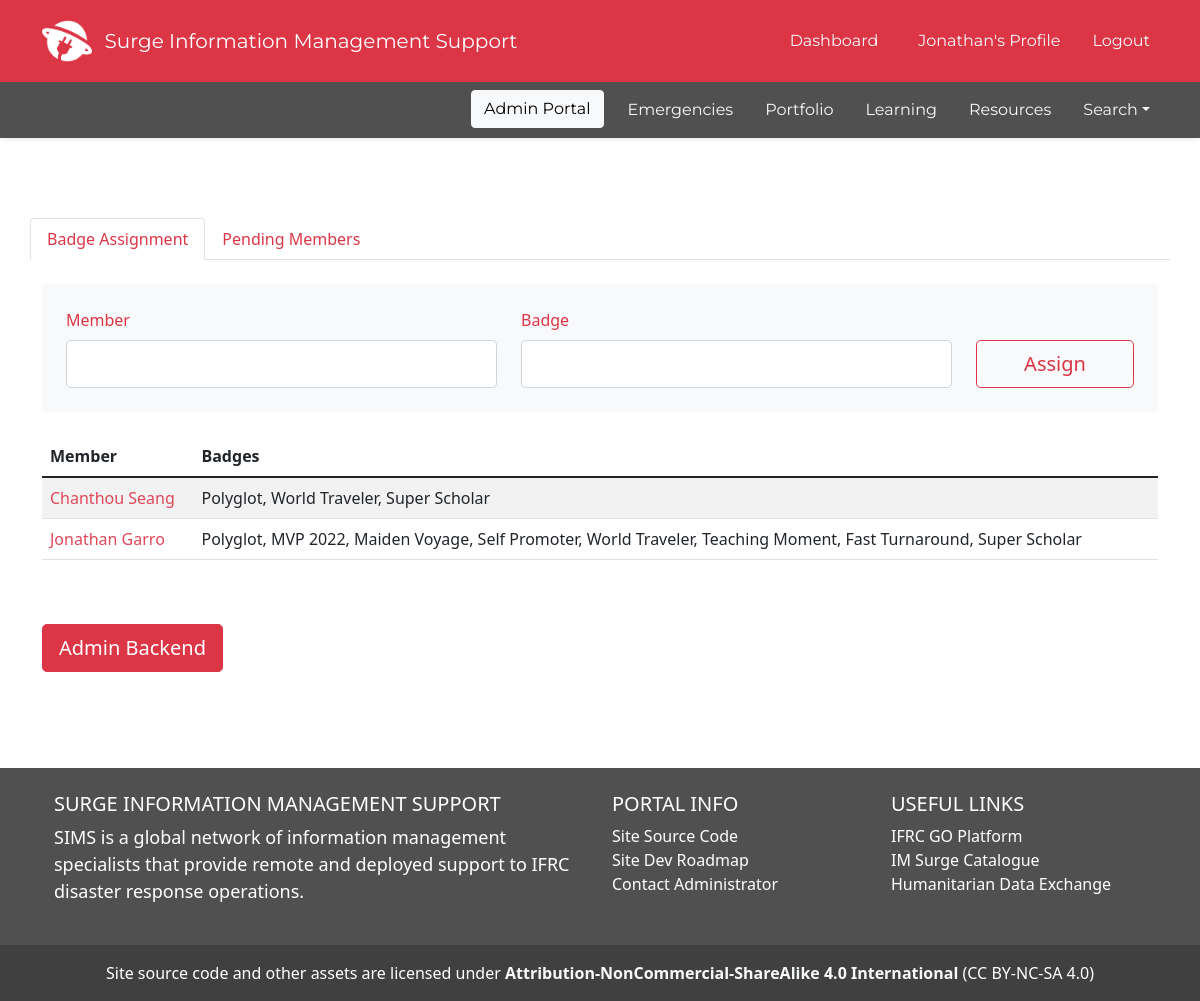
Before: /admin_landing (signed in) with the older database file.
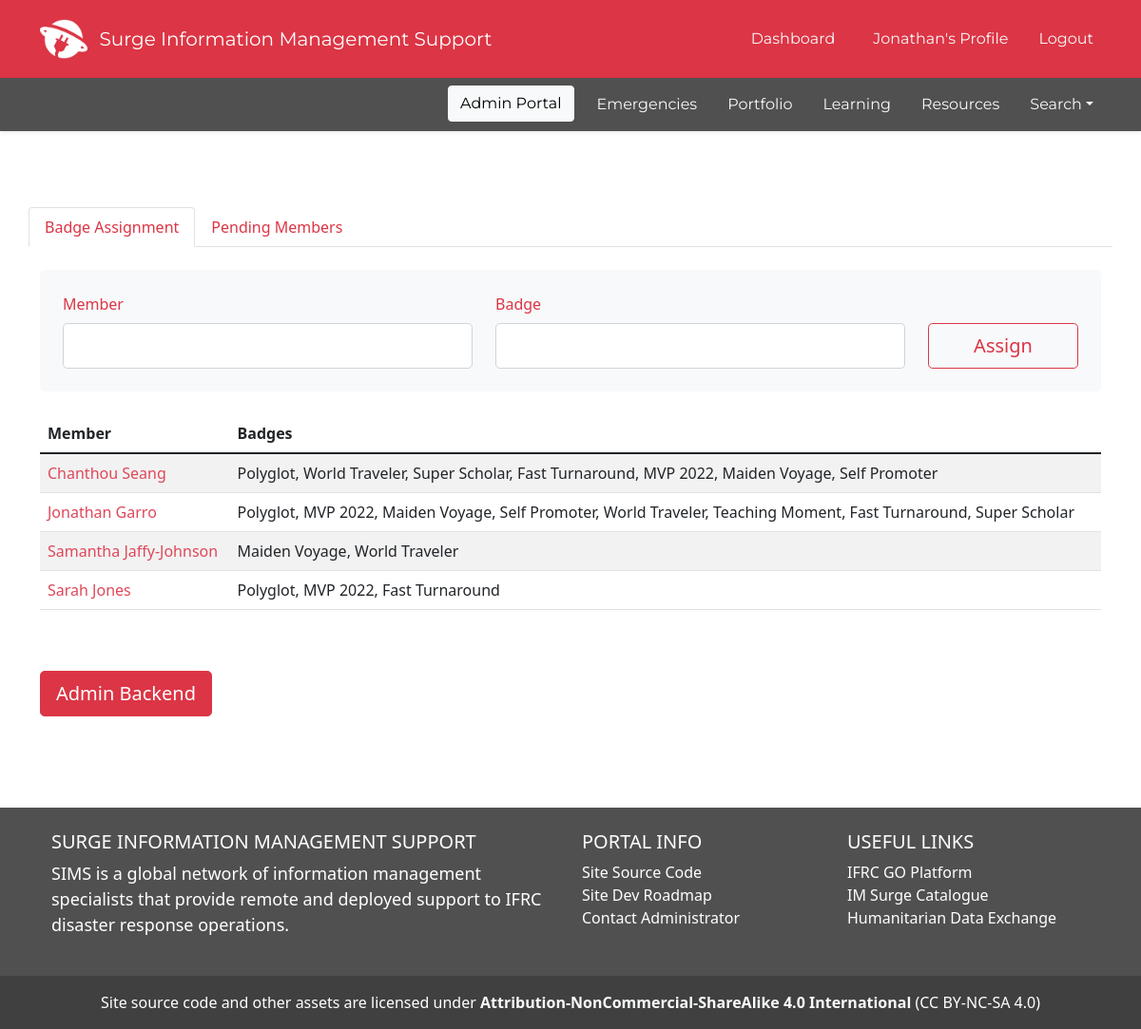
After: the same page with the newer database file.
### SIMS_Portal/models.py (models this page shows, shortened)
class User(db.Model, UserMixin):
	__tablename__ = 'user'
	id = db.Column(db.Integer, primary_key=True)
	firstname = db.Column(db.String(40), nullable=False)
	lastname = db.Column(db.String(40), nullable=False)
	status = db.Column(db.String(20), default='Pending')
	birthday = db.Column(db.Date)
	email = db.Column(db.String(120), unique=True, nullable=False)
	password = db.Column(db.String(60), nullable=False)
	molnix_id = db.Column(db.Integer)
	job_title = db.Column(db.String(120))
	unit = db.Column(db.String(120))
	bio = db.Column(db.Text)
	is_admin = db.Column(db.Boolean, default=False)
	roles = db.Column(db.String(1000))
	languages = db.Column(db.String(1000))
	image_file = db.Column(db.String(20), nullable=False, default='default.png')
	twitter = db.Column(db.String(120))
	slack_id = db.Column(db.String(120))
	github = db.Column(db.String(120))
	linked_in = db.Column(db.String(120))
	messaging_number_country_code = db.Column(db.Integer)
	messaging_number = db.Column(db.Integer)
	ns_id = db.Column(db.Integer, db.ForeignKey('nationalsociety.ns_go_id'))
	assignments = db.relationship('Assignment', backref='assigned_member')
	products = db.relationship('Portfolio', backref='creator', lazy=True)
	skills = db.relationship('Skill', secondary='user_skill', backref='members_with_skill')
	languages = db.relationship('Language', secondary='user_language', backref='members_with_language')
	badges = db.relationship('Badge', secondary='user_badge', backref='members_with_badge')
	working_groups = db.relationship('WorkingGroup', secondary='user_workinggroup', backref='members_with_workinggroup')
	created_at = db.Column(db.DateTime, server_default=func.now())
	updated_at = db.Column(db.DateTime, onupdate=func.now())
	fullname = column_property(firstname + " " + lastname)
	@hybrid_property
	def fullname(self):
		return self.firstname + " " + self.lastname

### SIMS_Portal/main/routes.py (the view)
@main.route('/admin_landing', methods=['GET', 'POST'])
@login_required
def admin_landing():
	badge_form = BadgeAssignmentForm()
	if request.method == 'GET' and current_user.is_admin == 1:
		pending_users = db.session.query(User, NationalSociety).join(NationalSociety, NationalSociety.ns_go_id==User.ns_id).filter(User.status=='Pending').all()
		all_users = db.session.query(User, NationalSociety).join(NationalSociety, NationalSociety.ns_go_id == User.ns_id).filter(User.status == 'Active').order_by(User.firstname).all()
		assigned_badges = db.engine.execute("SELECT u.id, u.firstname, u.lastname, GROUP_CONCAT(b.name, ', ') as badges FROM user u JOIN user_badge ub ON ub.user_id = u.id JOIN badge b ON b.id = ub.badge_id GROUP BY u.id ORDER BY u.firstname")
		return render_template('admin_landing.html', pending_users=pending_users, all_users=all_users, badge_form=badge_form, assigned_badges=assigned_badges)
	elif request.method == 'POST':
		user_id = badge_form.user_name.data.id
		print(user_id)
		badge_id = badge_form.badge_name.data.id
		print(badge_id)
		return redirect(url_for('main.badge_assignment', user_id=user_id, badge_id=badge_id))
	else:
		list_of_admins = db.session.query(User).filter(User.is_admin==1).all()
		return render_template('errors/403.html', list_of_admins=list_of_admins), 403

### SIMS_Portal/main/forms.py
class BadgeAssignmentForm(FlaskForm):
	user_name = QuerySelectField('Member', query_factory=lambda:User.query.order_by(User.firstname).all(), get_label='fullname', allow_blank=True)
	badge_name = QuerySelectField('Badge', query_factory=lambda:Badge.query.order_by(Badge.name).all(), get_label='name', allow_blank=True)
	submit = SubmitField('Assign')

### SIMS_Portal/models.py (called while the page is built)
@login_manager.user_loader
def load_user(user_id):
	return User.query.get(int(user_id))

### SIMS_Portal/templates/admin_landing.html (shortened to what this page needs)
{% extends "layout.html" %}
{% block content %}
<div class="container">
	<div class='row my-5'>
		<ul class="nav nav-tabs" id="adminNav" role="tablist">
			<li class="nav-item" role="presentation">
			<button class="nav-link active text-danger" id="badge-assignment-tab" data-bs-toggle="tab" data-bs-target="#badge-assignment" type="button" role="tab" aria-controls="badge-assignment" aria-selected="true">Badge Assignment</button>
			</li>
			<li class="nav-item" role="presentation">
			<button class="nav-link text-danger" id="pending-members-tab" data-bs-toggle="tab" data-bs-target="#pending-members" type="button" role="tab" aria-controls="pending-members" aria-selected="false">Pending Members</button>
			</li>
		</ul>
		<div class="tab-content" id="adminContent">
		  <div class="tab-pane fade show active" id="badge-assignment" role="tabpanel" aria-labelledby="badge-assignment-tab">
			  <br>
			  <form action="" method="POST" enctype="multipart/form-data" class="bg-light text-light p-4 rounded-3" novalidate>
			  	<div class='row'>
					<div class='col-md-5'>{{ badge_form.user_name.label(class="form-control-label pb-2 text-danger") }}</div>
					<div class='col-md-5'>{{ badge_form.badge_name.label(class="form-control-label pb-2 text-danger") }}</div>
					<div class='col'></div>
				</div>
				<div class='row'>
					<div class='col-md-5'>{{ badge_form.user_name(class="form-control form-control-lg") }} </div>
					<div class='col-md-5'>{{ badge_form.badge_name(class="form-control form-control-lg") }}</div>
					<div class='col'>{{ badge_form.submit(class="btn btn-lg btn-outline-danger w-100") }}</div>
				</div>
			  </form>
				  <table class='table table-striped mt-4'>
					  <thead>
						  <tr>
							  <th>Member</th>
							  <th>Badges</th>
						  </tr>
					  </thead>
					  <tbody>
						  {% for user in assigned_badges %}
							  <tr>
								  <td><a href='/profile/view/{{user.id}}'>{{user.firstname}} {{user.lastname}}</a></td>
								  <td>{{user.badges}}</td>
							  </tr>
						  {% endfor %}
					  </tbody>
				  </table>
		  	</div>
			</div>
			<div class='row'>
			<a href='/admin'><button class='btn btn-lg btn-danger my-5'>Admin Backend</button></a>
			</div>
		</div>
	</div>
{% endblock content %}

### SIMS_Portal/templates/layout.html (shortened to what the changed rows need)
<!DOCTYPE html>
<html lang="en">
<head>
	<link href="https://cdn.jsdelivr.net/npm/bootstrap@5.1.3/dist/css/bootstrap.min.css" rel="stylesheet">
	<link rel="stylesheet" type="text/css" href="https://cdn.datatables.net/1.12.1/css/jquery.dataTables.css">
	<link rel="stylesheet" type="text/css" href="{{ url_for('static', filename='css/main.css') }}">
	<link rel="stylesheet" href="https://cdn.jsdelivr.net/npm/bootstrap-icons@1.8.3/font/bootstrap-icons.css">
</head>
<body class="d-flex flex-column min-vh-100" data-spy="scroll" data-target=".card" data-offset="50">
	<header>
	<nav id="navbar_top" class="navbar navbar-expand-md navbar-dark bg-danger navbar-static-top py-3">
	 <div class="container">
	  <div class="collapse navbar-collapse" id="main_nav">
		<ul class="navbar-nav ms-auto">
			{% if current_user.is_authenticated %}
				{% if '/profile_edit/' in request.path %}
				<li class="nav-item px-3"> </li>
				{% elif request.path == '/profile' %}
					<li class="nav-item px-2"><button type="button" class="btn btn-light" style="font-family: 'Montserrat';">{{ current_user.firstname }}'s Profile</button></li>
				{% else %}
				<li class="nav-item px-2"><a class="nav-link text-light" href="/profile" style="font-family: 'Montserrat';"> {{ current_user.firstname }}'s Profile </a></li>
				{% endif %}
			{% endif %}
		</ul>
	  </div>
	</nav>
	</header>
	{% block content %}{% endblock %}
</body>
</html>

Changed rows visible on the page:
changed User "Chanthou": badges "Polyglot, World Traveler, Super Scholar" → "Polyglot, World Traveler, Super Scholar, Fast Turnaround, MVP 2022, Maiden Voyage, Self Promoter"
now on this page (row unchanged): User: firstname "Samantha", lastname "Jaffy-Johnson", badges "Maiden Voyage, World Traveler"
now on this page (row unchanged): User: firstname "Sarah", lastname "Jones", badges "Polyglot, MVP 2022, Fast Turnaround"
